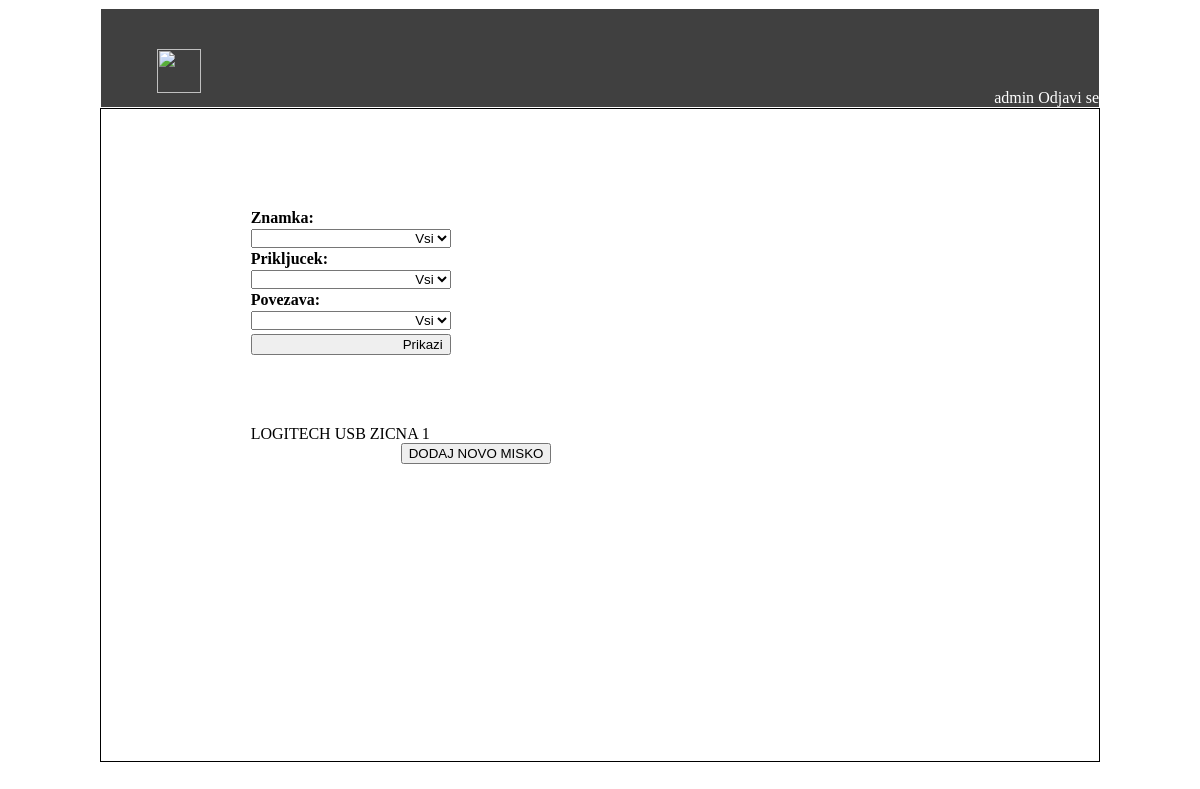
Page /app/miske (signed in) on the earlier database version.
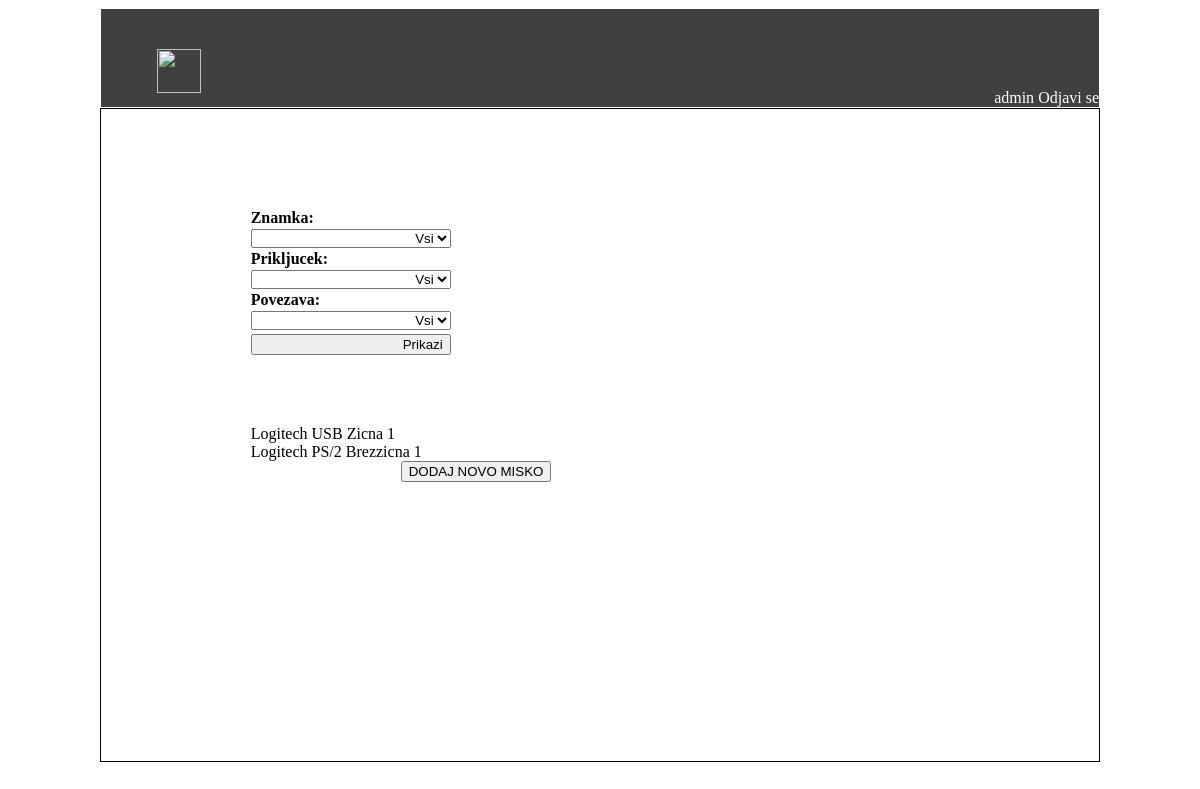
Same page on the later database version.
### kalkulator/models.py (models this page shows)
class Miska(models.Model):
    znamka = models.CharField(max_length=20)
    prikljucek = models.CharField(max_length=20)
    povezava = models.CharField(max_length=20)
    opis = models.CharField(max_length=20)
    kolicina = models.CharField(max_length=20)

### kalkulator/views.py (the view, shortened to what this page needs)
@login_required
def miske(request):
    context = {}
    miske = Miska.objects.all()
    znamke = Miska.objects.values_list('znamka', flat=True).distinct()
    context['znamke'] = znamke
    context['miske'] = miske
    return render(request, 'kalkulator/miske.html', context)

### kalkulator/templates/kalkulator/miske.html (shortened to what this page needs)
{% extends "kalkulator/base.html" %}
{% block main %}
	<div id="Stanje">
		<form>
			<label>Znamka:</label><select name="znamka">
										<option>Vsi</option>
										</select>
			<label>Prikljucek:</label><select name="prikljucek">
										<option>Vsi</option>
										</select>
			<label>Povezava:</label><select name="povezava">
										<option>Vsi</option>
										</select>
			<input type="submit" id="vpisi" value="Prikazi">
		</form>
		<br>
		<br>
		<br>
		<br>
		<br>
		<br>
		<br>
		<br>
		<br>
		<br>
		<br>
		<br>
		{% for miska in miske %}
		{{miska.znamka}}   {{miska.prikljucek}} {{miska.povezava}} {{miska.kolicina}}<br>
		{% endfor %}
		<a href="dodajMisko" style="margin-left:150px">
			<button> DODAJ NOVO MISKO</button>
		</a>
	</div>
{% endblock %}

Differences in the rows shown:
changed Miska "USB": znamka "LOGITECH" → "Logitech"; povezava "ZICNA" → "Zicna"
added Miska: znamka "Logitech", prikljucek "PS/2", povezava "Brezzicna", kolicina "1"
